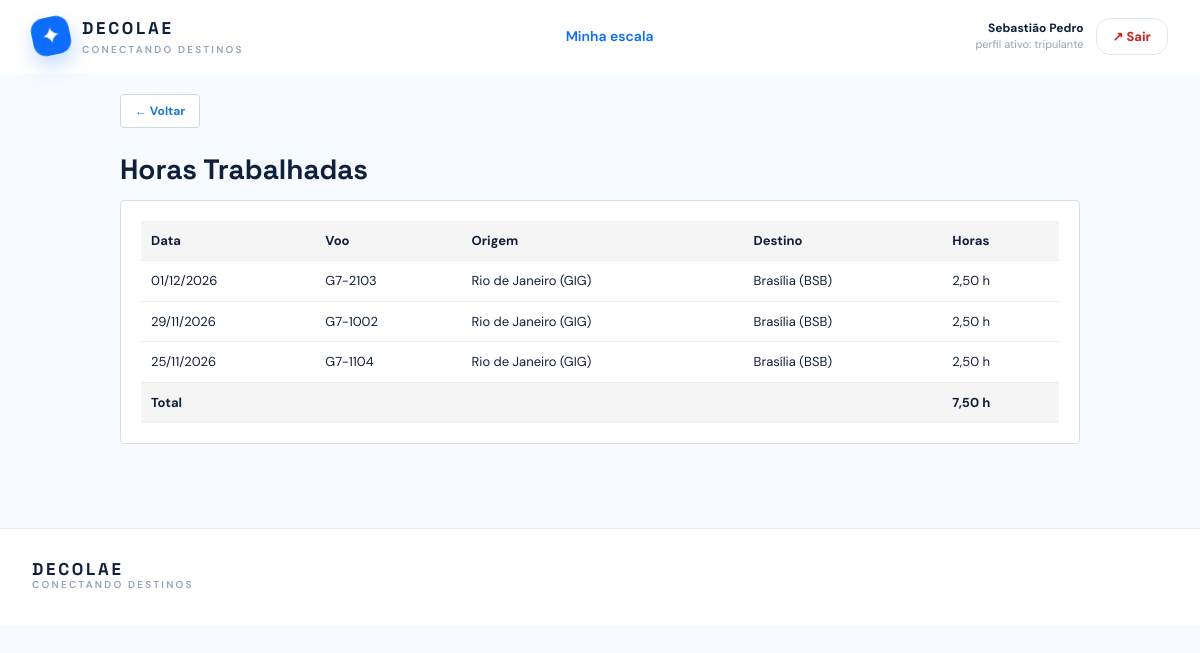
The app's page /tripulante-horas.php (signed in), older data.
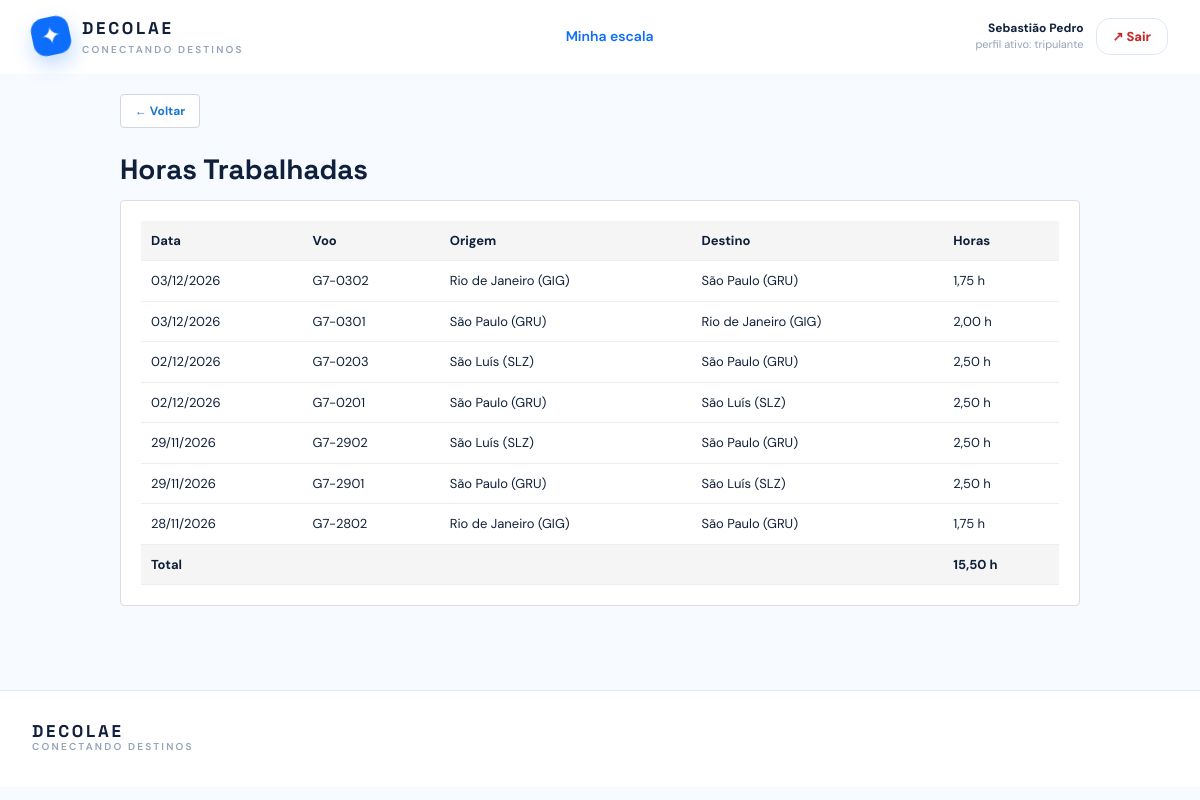
The same page, newer data.
### tables this page shows
CREATE TABLE `usuario` (
  `cpf` char(11) NOT NULL,
  `nome_completo` varchar(120) NOT NULL,
  `email` varchar(160) NOT NULL,
  `senha` varchar(255) NOT NULL,
  `endereco` varchar(255) NOT NULL,
  `telefone` varchar(15) DEFAULT NULL
);

CREATE TABLE `voo` (
  `id` int(10) UNSIGNED NOT NULL,
  `numero_voo` varchar(12) NOT NULL,
  `data_voo` date NOT NULL,
  `trajeto_id` int(10) UNSIGNED NOT NULL,
  `aeronave_id` int(10) UNSIGNED NOT NULL,
  `admin_cpf` char(11) NOT NULL,
  `valor_base` decimal(10,2) NOT NULL DEFAULT 649.90,
  `status` enum('programado','embarque','concluido','cancelado') NOT NULL DEFAULT 'programado',
  `data_atualizacao` timestamp NULL DEFAULT current_timestamp() ON UPDATE current_timestamp(),
  `versao` int(10) UNSIGNED DEFAULT 1
);

CREATE TABLE `trajeto` (
  `id` int(10) UNSIGNED NOT NULL,
  `origem` varchar(60) NOT NULL,
  `destino` varchar(60) NOT NULL,
  `h_partida` time NOT NULL,
  `h_chegada` time NOT NULL,
  `gerente_cpf` char(11) NOT NULL
);

### includes/functions.php (called while the page is built, shortened)
<?php
function esc(mixed $valor): string
{
    return htmlspecialchars((string) $valor, ENT_QUOTES, 'UTF-8');
}
function obter_usuario_atual(PDO $conexao): ?array
{
    $cpf = $_SESSION['cpf_usuario'] ?? null;
    $comando = $conexao->prepare(
        'SELECT cpf, nome_completo, email, endereco FROM usuario WHERE cpf = ?'
    );
    $comando->execute([$cpf]);
    $usuario = $comando->fetch();
    $consulta_papeis = "
        SELECT 'gerente' AS papel FROM gerente WHERE cpf = ?
        UNION ALL
        SELECT 'tripulante' FROM tripulante WHERE cpf = ?
        UNION ALL
        SELECT 'admin' FROM admin WHERE cpf = ?
        UNION ALL
        SELECT 'cliente' FROM cliente WHERE cpf = ?
        ORDER BY papel
    ";
    $comando_papeis = $conexao->prepare($consulta_papeis);
    $comando_papeis->execute([$cpf, $cpf, $cpf, $cpf]);
    $usuario['papeis'] = array_column($comando_papeis->fetchAll(), 'papel');
    $usuario['papel_atual'] = $_SESSION['papel_usuario'] ?? null;
    return $usuario;
}
function exigir_autenticacao(PDO $conexao, ?string $papel = null): array
{
    $usuario = obter_usuario_atual($conexao);
    return $usuario;
}
function exigir_papel(PDO $conexao, string $papel): array
{
    return exigir_autenticacao($conexao, $papel);
}

### tripulante-horas.php (the view, shortened to what this page needs)
<?php
require_once __DIR__ . '/includes/functions.php';
require_once __DIR__ . '/includes/layout.php';
$conexao_pdo = db();
$usuario_logado = exigir_papel($conexao_pdo, 'tripulante');
$comando = $conexao_pdo->prepare(
    "SELECT v.numero_voo, v.data_voo, t.origem, t.destino,
            ROUND(MOD(TIME_TO_SEC(t.h_chegada) - TIME_TO_SEC(t.h_partida) + 86400, 86400) / 3600, 2) AS horas_trabalhadas
     FROM escala e
     JOIN voo v ON v.id = e.voo_id
     JOIN trajeto t ON t.id = v.trajeto_id
     WHERE e.tripulante_cpf = ?
     ORDER BY v.data_voo DESC, t.h_partida DESC"
);
$comando->execute([$usuario_logado['cpf']]);
$voos = $comando->fetchAll();
$total_horas = array_sum(array_map(static fn(array $voo): float => (float) $voo['horas_trabalhadas'], $voos));
function formatar_horas(float $horas): string
{
    return number_format($horas, 2, ',', '.') . ' h';
}
renderizar_cabecalho('Horas trabalhadas', $usuario_logado);
?>
<div class="pagina-tripulante">
  <a class="botao-pequeno" href="tripulante.php" style="margin-bottom: 20px;">← Voltar</a>
  <h1 class="titulo-pagina titulo-pagina-compacto">Horas Trabalhadas</h1>
  <?php if ($voos): ?>
    <div class="cartao-formulario" style="overflow-x: auto;">
      <table class="tabela-operacional">
        <thead>
          <tr>
            <th>Data</th>
            <th>Voo</th>
            <th>Origem</th>
            <th>Destino</th>
            <th>Horas</th>
          </tr>
        </thead>
        <tbody>
          <?php foreach ($voos as $voo): ?>
            <tr>
              <td><?= esc((new DateTime($voo['data_voo']))->format('d/m/Y')) ?></td>
              <td><?= esc($voo['numero_voo']) ?></td>
              <td><?= esc($voo['origem']) ?></td>
              <td><?= esc($voo['destino']) ?></td>
              <td><?= esc(formatar_horas((float) $voo['horas_trabalhadas'])) ?></td>
            </tr>
          <?php endforeach; ?>
        </tbody>
        <tfoot>
          <tr>
            <th colspan="4">Total</th>
            <th><?= esc(formatar_horas($total_horas)) ?></th>
          </tr>
        </tfoot>
      </table>
    </div>
  <?php else: ?>
    <div class="estado-vazio-escala">
      <p>Nenhuma hora registrada.</p>
    </div>
  <?php endif; ?>
</div>
<?php renderizar_rodape(); ?>

### includes/layout.php (shortened to what this page needs)
<?php
function renderizar_cabecalho(string $titulo, ?array $usuario = null): void
{
    $papel_ativo = $usuario['papel_atual'] ?? null;
    ?>
<!doctype html>
<html lang="pt-BR">
<head>
    <script src="https://cdn.tailwindcss.com"></script>
    <link rel="stylesheet" href="assets/css/app.css?v=<?= filemtime(__DIR__ . '/../assets/css/app.css') ?>">
</head>
<body class="bg-[#f7faff] text-ink antialiased">
<header class="sticky top-0 z-30 border-b border-white/60 bg-white/90 backdrop-blur">
    <div class="mx-auto flex max-w-7xl items-center justify-between px-5 py-4 lg:px-8">
        <a href="index.php" class="flex items-center gap-3" aria-label="Página inicial">
            <span class="brand-mark">✦</span>
            <span>
                <span class="brand-name">DECOLAE</span>
                <span class="hidden text-[10px] font-semibold uppercase tracking-[.22em] text-slate-400 sm:block">
                    conectando destinos
                </span>
            </span>
        </a>
        <nav class="hidden items-center gap-6 text-sm font-semibold text-slate-500 md:flex">
            <?php if ($papel_ativo === 'tripulante'): ?>
                <a class="nav-link active" href="tripulante.php">Minha escala</a>
            <?php endif; ?>
        </nav>
        <div class="flex items-center gap-3">
            <?php if ($usuario): ?>
                <div class="hidden text-right sm:block">
                    <p class="text-xs font-bold text-ink">
                        <?= esc($usuario['nome_completo']) ?>
                    </p>
                    <p class="text-[11px] text-slate-400">
                        perfil ativo: <?= esc($papel_ativo ?? '—') ?>
                    </p>
                </div>
                <a class="secondary-btn botao-perigo px-4 py-2" href="logout.php">↗ Sair</a>
            <?php endif; ?>
        </div>
    </div>
</header>
<main>
<?php
}
function renderizar_rodape(): void
{
    ?>
</main>
<footer class="mt-16 border-t border-slate-200 bg-white">
    <div class="mx-auto flex max-w-7xl flex-col gap-3 px-5 py-8 text-xs text-slate-500 sm:flex-row sm:items-center sm:justify-between lg:px-8">
        <p>
            <span class="brand-name">DECOLAE</span>
            <span class="block text-[10px] font-semibold uppercase tracking-[.22em] text-slate-400">
                conectando destinos
            </span>
        </p>
    </div>
</footer>
</body>
</html>
<?php
}

### assets/css/app.css (style rules this page uses)
:root { --ink: #10203a; --navy: #102d52; --ocean: #0d6efd; --sky: #eaf5ff; --coral: #ff6b4a; }
* { box-sizing: border-box; }
body { font-family: 'DM Sans', sans-serif; }
.font-display, h1, h2, h3, .brand-name { font-family: 'Space Grotesk', sans-serif; }
.brand-mark { display: grid; width: 38px; height: 38px; place-items: center; border-radius: 13px; background: var(--ocean); color: #fff; font-size: 24px; transform: rotate(-12deg); box-shadow: 0 9px 20px rgba(13, 110, 253, .25); }
.brand-name { display: block; color: var(--ink); font-size: 17px; font-weight: 700; letter-spacing: .16em; }
.nav-link { transition: color .2s ease; }
.nav-link:hover, .nav-link.active { color: var(--ocean); }
.primary-btn, .secondary-btn { display: inline-flex; align-items: center; justify-content: center; gap: 12px; border-radius: 14px; padding: 0 21px; font-size: 13px; font-weight: 800; transition: transform .2s, box-shadow .2s, background .2s; }
.secondary-btn { border: 1px solid #dce8f4; background: #fff; padding-top: 12px; padding-bottom: 12px; color: var(--ocean); }
.pagina-gerencia, .pagina-administracao, .pagina-tripulante { max-width: 1200px; margin: 0 auto; padding: 20px; }
.pagina-tripulante { max-width: 1000px; }
.titulo-pagina { margin: 0 0 20px; font-size: 28px; font-weight: bold; }
.titulo-pagina-compacto { margin-bottom: 10px; }
.cartao-formulario { border: 1px solid #ddd; border-radius: 4px; background: #fff; padding: 20px; }
.tabela-operacional { width: 100%; border-collapse: collapse; font-size: 13px; }
.tabela-operacional th, .tabela-operacional td { border-bottom: 1px solid #eee; padding: 10px; text-align: left; }
.tabela-operacional th { background: #f5f5f5; font-weight: bold; }
.botao-perigo { color: #c62828; cursor: pointer; }
.botao-pequeno { display: inline-flex; align-items: center; justify-content: center; border: 1px solid #d0d7de; border-radius: 4px; background: #fff; padding: 7px 14px; color: #1976d2; font-size: 12px; font-weight: bold; text-decoration: none; cursor: pointer; }

Row changes from the older to the newer data that the page shows:
removed voo: data_voo "01/12/2026", numero_voo "G7-2103", trajeto.origem "Rio de Janeiro (GIG)", trajeto.destino "Brasília (BSB)", horas_trabalhadas "2,50 h"
removed voo: data_voo "29/11/2026", numero_voo "G7-1002", trajeto.origem "Rio de Janeiro (GIG)", trajeto.destino "Brasília (BSB)", horas_trabalhadas "2,50 h"
removed voo: data_voo "25/11/2026", numero_voo "G7-1104", trajeto.origem "Rio de Janeiro (GIG)", trajeto.destino "Brasília (BSB)", horas_trabalhadas "2,50 h"
added voo: data_voo "03/12/2026", numero_voo "G7-0302", trajeto.origem "Rio de Janeiro (GIG)", trajeto.destino "São Paulo (GRU)", horas_trabalhadas "1,75 h"
added voo: data_voo "03/12/2026", numero_voo "G7-0301", trajeto.origem "São Paulo (GRU)", trajeto.destino "Rio de Janeiro (GIG)", horas_trabalhadas "2,00 h"
added voo: data_voo "02/12/2026", numero_voo "G7-0203", trajeto.origem "São Luís (SLZ)", trajeto.destino "São Paulo (GRU)", horas_trabalhadas "2,50 h"
added voo: data_voo "02/12/2026", numero_voo "G7-0201", trajeto.origem "São Paulo (GRU)", trajeto.destino "São Luís (SLZ)", horas_trabalhadas "2,50 h"
added voo: data_voo "29/11/2026", numero_voo "G7-2902", trajeto.origem "São Luís (SLZ)", trajeto.destino "São Paulo (GRU)", horas_trabalhadas "2,50 h"
added voo: data_voo "29/11/2026", numero_voo "G7-2901", trajeto.origem "São Paulo (GRU)", trajeto.destino "São Luís (SLZ)", horas_trabalhadas "2,50 h"
added voo: data_voo "28/11/2026", numero_voo "G7-2802", trajeto.origem "Rio de Janeiro (GIG)", trajeto.destino "São Paulo (GRU)", horas_trabalhadas "1,75 h"
Text that changed along with them:
formatar_horas($total_horas): "7,50 h" → "15,50 h"
